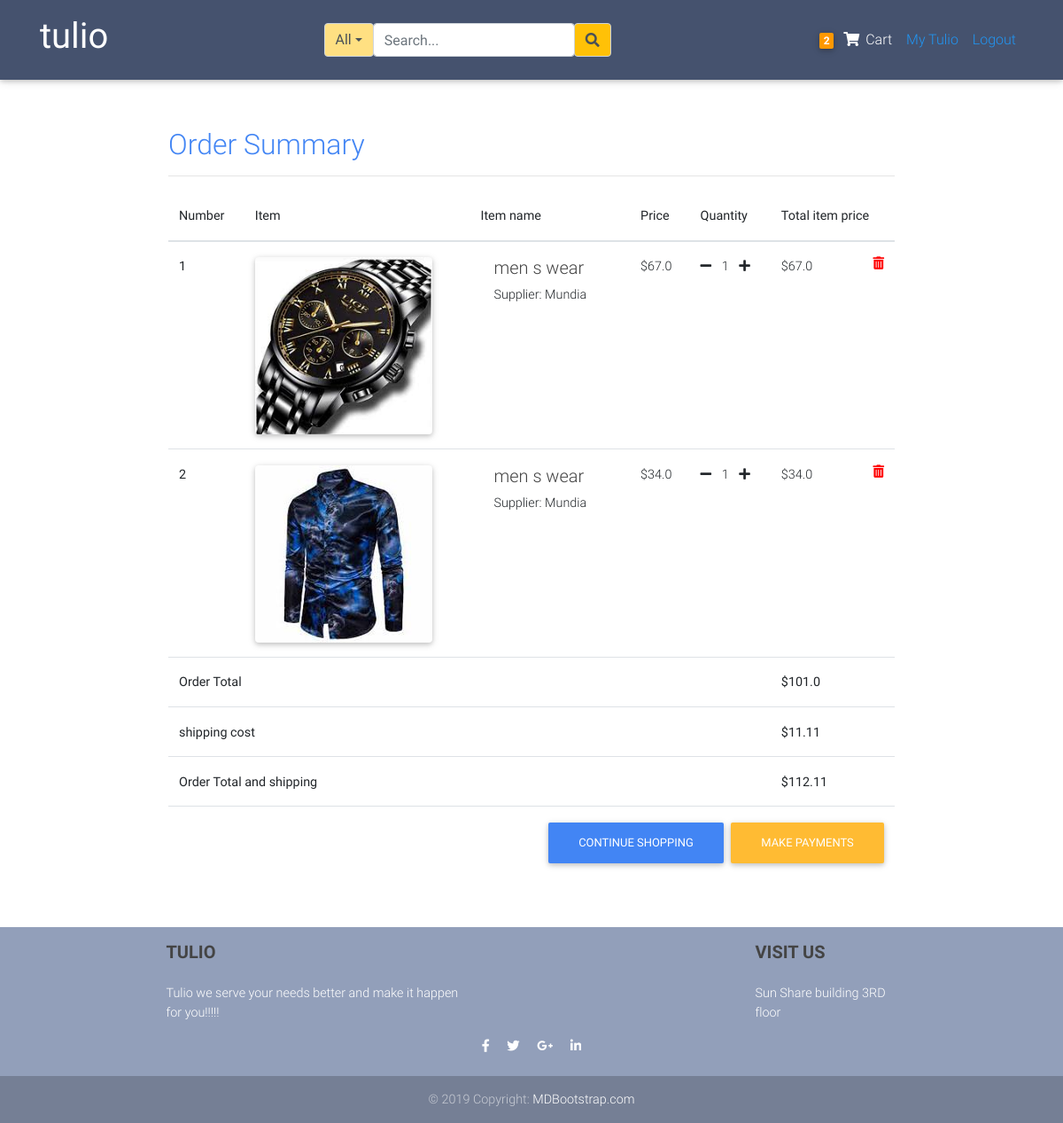
The page /order_summary/ (signed in) on the database as committed earlier.
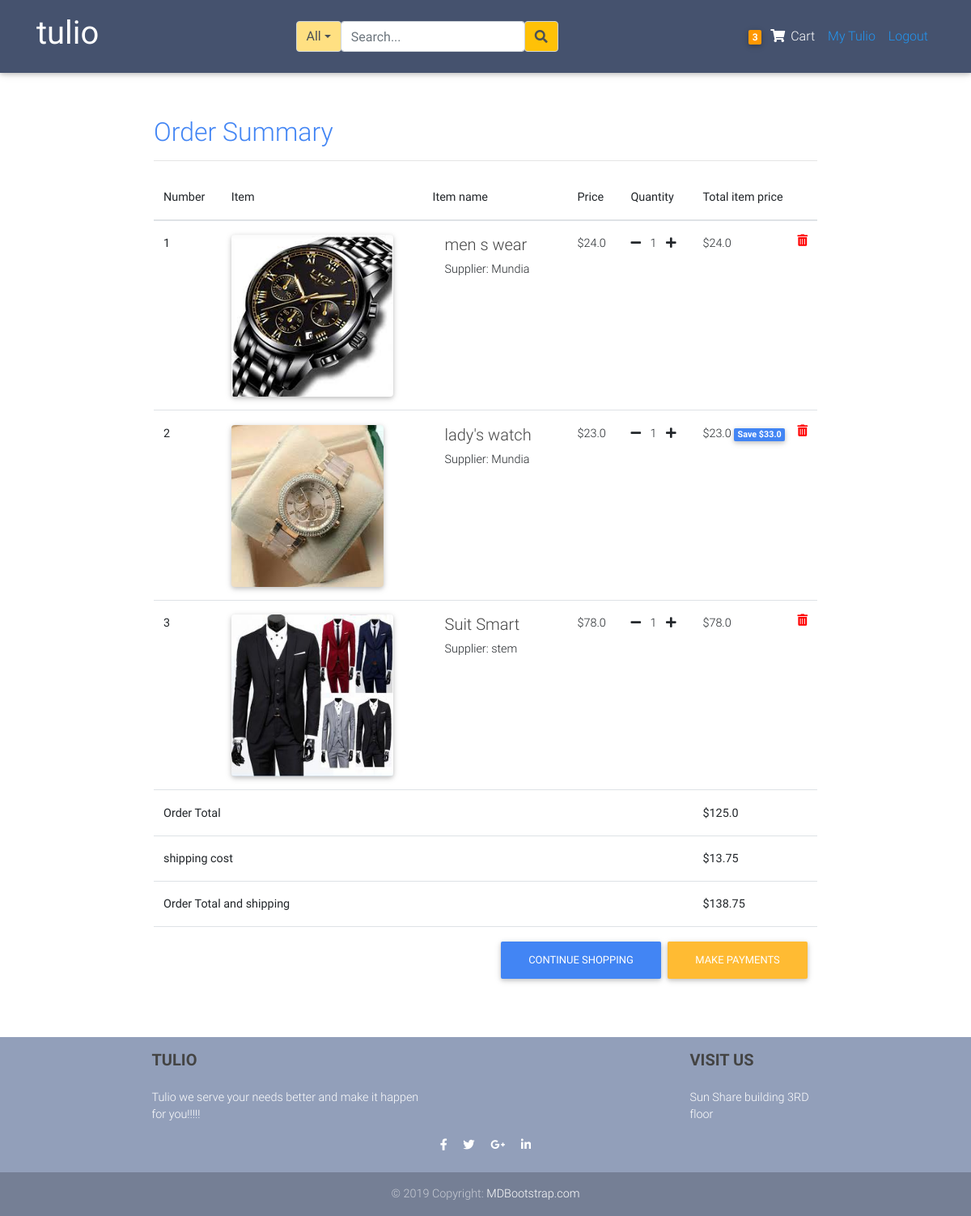
The same page on the database as committed later.
### blogs/models.py (models this page shows, shortened)
class Order(models.Model):
	user           = models.ForeignKey(settings.AUTH_USER_MODEL,
	                        on_delete=models.CASCADE)
	items          = models.ManyToManyField(OrderItem)
	start_date     = models.DateTimeField(auto_now_add=True)
	ordered_date   = models.DateTimeField()
	ordered        = models.BooleanField(default=False)
	biling_address = models.ForeignKey("BillingAddress",
		          on_delete=models.SET_NULL, blank=True, null=True)
	payment        = models.ForeignKey("Payment",
		          on_delete=models.SET_NULL, blank=True, null=True)
	def get_total(self):
		total = 0
		for order_item in self.items.all():
			total +=order_item.get_final_price()
		return round(total,2)
	def get_shipping(self):
		shipping=0
		if self.get_total() <=10:
			shipping=self.get_total()*0.05
		elif self.get_total() >10 and self.get_total()<=20:
			shipping=self.get_total()*0.06
		elif self.get_total() >20 and self.get_total()<=100:
			shipping=self.get_total()*0.08
		else:
			shipping=self.get_total()*0.11
		return round(shipping,2)
	def get_total_and_shipping(self):
		return round((self.get_total() + self.get_shipping()),2)

class  OrderItem(models.Model):
	user     = models.ForeignKey(settings.AUTH_USER_MODEL,
	                        on_delete=models.CASCADE)
	ordered  = models.BooleanField(default=False)
	item     = models.ForeignKey(Item, on_delete=models.CASCADE)
	quantity = models.IntegerField(default=1)
	date     = models.DateTimeField(auto_now_add=True)
	def get_item_total_price(self):
		return self.quantity * self.item.price
	def get_item_total_discount_price(self):
		return round((self.quantity * self.item.discount_price), 2)
	def get_amount_saved(self):
		return round((self.get_item_total_price() - self.get_item_total_discount_price()),2)
	def get_final_price(self):
		if self.item.discount_price:
			return self.get_item_total_discount_price()
		return self.get_item_total_price()

class Item(models.Model):
	title           = models.CharField(max_length=100)
	price           = models.FloatField()
	discount_price  = models.FloatField(blank=True, null=True)
	category        = models.CharField(choices=CATEGORY_CHOICES, max_length=2)
	label           = models.CharField(choices=LABEL_CHOICES, max_length=2)
	image           = models.ImageField(upload_to='product_pictures')
	slug            = models.SlugField()
	description     = models.TextField()
	owner           = models.ForeignKey(User, on_delete=models.CASCADE)
	date            = models.DateTimeField(auto_now_add=True)
	objects         = ProductManager()

### blogs/views.py (the view)
# urls.py: path('order_summary/', OrderSummaryView.as_view(), name = "order_summary" ),
class OrderSummaryView(LoginRequiredMixin,View):
	def get(self, *args, **kwargs):
		try:
			order = Order.objects.get(user=self.request.user, ordered=False)
			context = {
			'object': order
			}
			return render(self.request, "blogs/order_summary.html", context)
		except ObjectDoesNotExist:
			messages.info(self.request, "You have no items in your cart you can add items here")
			return redirect("/")

### blogs/templatetags/cart_item_count.py (called while the page is built)
@register.filter
def cart_count(user):
	if user.is_authenticated:
		query_set = Order.objects.filter(user=user, ordered=False)
		if query_set.exists():
			return query_set[0].items.count()
	return 0

### blogs/templates/blogs/order_summary.html (shortened to what this page needs)
{%extends 'blogs/layout.html'%}
{%block content%}
<main>
    <div class="col-md-12 container order_summary_tag content-section pt-2">
      <div class="table-responsive text-nowrap">
  <h2 class="text-primary">Order Summary</h2>
  <table class="table">
    <thead>
      <tr>
        <th scope="col">Number</th>
        <th scope="col">Item</th>
        <th scope="col">Item name</th>
        <th scope="col">Price</th>
        <th scope="col">Quantity</th>
        <th scope="col">Total item price</th>
      </tr>
    </thead>
    <tbody>
      {%for order_item in object.items.all %}
      <tr>
        <th scope="row">{{forloop.counter}}</th>
        <td>
        <img class="img_style card" src="{{order_item.item.image.url}}">
        </td>
        <td>
          <div class="col">
              <h5 class="bold">{{order_item.item.title}}</h5>
              <h7 class="bold">Supplier: {{order_item.item.owner}}</h7>
          </div>
        </td>
        {% if order_item.item.discount_price%}
        <td>${{order_item.item.discount_price}}</td>
        {%else%}
        <td>${{order_item.item.price}}</td>
        {%endif%}
        <td>
          <a href="{% url 'blogs:remove_single_item_from_cart' order_item.item.slug %}" >
            <i class="fas fa-minus mr-2"></i></a>
          {{order_item.quantity}}
          <a href="{% url 'blogs:add_to_cart' order_item.item.slug %}"><i class="fas fa-plus ml-2"></i></a>
        </td>
        <td>
          {% if order_item.item.discount_price%}
          ${{order_item.get_item_total_discount_price}}
          <span class="badge badge-primary">Save ${{order_item.get_amount_saved}}</span>
          {%else%}
          ${{order_item.get_item_total_price}}
          {%endif%}
            <a style="color:red;" href="{% url 'blogs:remove_from_cart' order_item.item.slug %}" ><i class="fas fa-trash-alt float-right"></i>
            </a>
        </td>
      </tr>
      {%endfor%}
      {%if object.get_total%}
      <tr>
        <td colspan="5"><b>Order Total</b></td>
       <td><b>${{object.get_total}}</b></td>
      </tr>
      {%endif%}
      {%if object.get_shipping%}
       <tr>
        <td colspan="5"><b>shipping cost</b></td>
       <td><b>${{object.get_shipping}}</b></td>
      </tr>
      {%endif%}
      {%if object.get_total_and_shipping%}
       <tr>
        <td colspan="5"><b>Order Total  and shipping</b></td>
       <td><b>${{object.get_total_and_shipping}}</b></td>
      </tr>
      <tr>
        <td colspan="6">
          <a class="btn btn-warning float-right ml-2" href="{% url 'blogs:checkout'%}">Make Payments</a>
          <a class="btn btn-primary float-right" href="/">continue shopping</a>
        </td>
      </tr>
      {%endif%}
      <hr>
    </tbody>
  </table>
</div>
    </div>
</main>
{%endblock content%}

### blogs/templates/blogs/nav.html
{%load cart_item_count%}
<nav class="navbar fixed-top navbar-expand-lg navbar-dark mdb-color scrolling-navbar">
    <div class="container">
      <a class="navbar-brand waves-effect" href="{%url 'blogs:home' %}" target="_blank">
          <h1>
             <strong class="white-text">tulio</strong>
          </h1>
      </a>
  {%include 'blogs/search_bar.html'%}
        <ul class="navbar-nav nav-flex-icons">
          <li>
            <div class="navbar-nav">
                  <li class="nav-item">
                      <a href="{%url 'blogs:order_summary'%}" class="nav-link waves-effect">
                        <span class="badge orange z-depth-1 mr-1"> {{request.user|cart_count}}</span>
                          <i class="fas fa-shopping-cart"></i>
                        <span class="clearfix d-none d-sm-inline-block"> Cart </span>
                      </a>
                  </li>
                {%if request.user.is_authenticated%}
                    <a class="nav-item nav-link blue-text" href="{%url 'blogs:dashboard'%}">My Tulio</a>
                    <a class="nav-item nav-link blue-text" href="{%url 'account_logout' %}">Logout</a>
                {%else%}
                    <a class="nav-item nav-link blue-text" href="{%url 'account_login' %}">Login</a>
                    <a class="nav-item nav-link blue-text" href="{%url 'account_signup'%}">Register</a>
                {%endif%}
            </div>
          </li>
        </ul>
      </div>
  </nav>

Rows that differ between the two databases and show on the page:
removed OrderItem: item.image (picture), item "men s wear", item.owner "Mundia", item.price "34.0", quantity "1", get_item_total_price "34.0"
changed through a linked row, OrderItem "men s wear": item.price "67.0" → "24.0"; get_item_total_price "67.0" → "24.0"
now on this page (row unchanged): OrderItem: item.image (picture), item "lady's watch", item.owner "Mundia", item.discount_price "23.0", quantity "1", get_item_total_discount_price "23.0", get_amount_saved "33.0"
added OrderItem: item.image (picture), item "Suit Smart", item.owner "stem", item.price "78.0", quantity "1", get_item_total_price "78.0"
changed through a linked row, Order: get_total "101.0" → "125.0"; get_shipping "11.11" → "13.75"; get_total_and_shipping "112.11" → "138.75"
Other text that changed with them:
{{ request.user|cart_count }}: "2" → "3"
